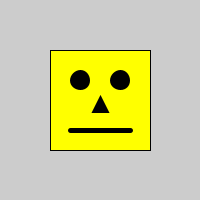
Frame 1 (no input)
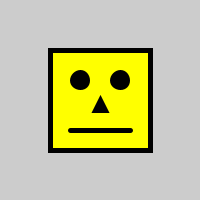
Frame 60 (the mouse pressed at the canvas centre just before this capture)
Frame 120 (the mouse held since frame 60 and released just before this capture): identical to frame 60, image omitted

The Processing sketch that drew these frames (run headless with seeded random() and noise(); from frame 60 on, the mouse is pressed at the canvas centre):

// Processing sketch: meh_square_face
// ── meh_square_face.pde
int xpos, ypos;

void setup() {
  size(200, 200);
  xpos = 50;
  ypos=50;
  ellipseMode(CENTER);
}

void draw() {
  fill(255, 255, 0);
  rect(xpos, ypos, 100, 100);
  fill(0);
  strokeWeight(5);
  line(xpos+20, ypos+80, xpos+80, ypos+80);
  ellipse(xpos+30, ypos+30, 15, 15);
  ellipse(xpos+70, ypos+30, 15, 15);
  triangle(xpos+50, ypos+50, xpos+45, ypos+60, xpos+55, ypos+60);
}
